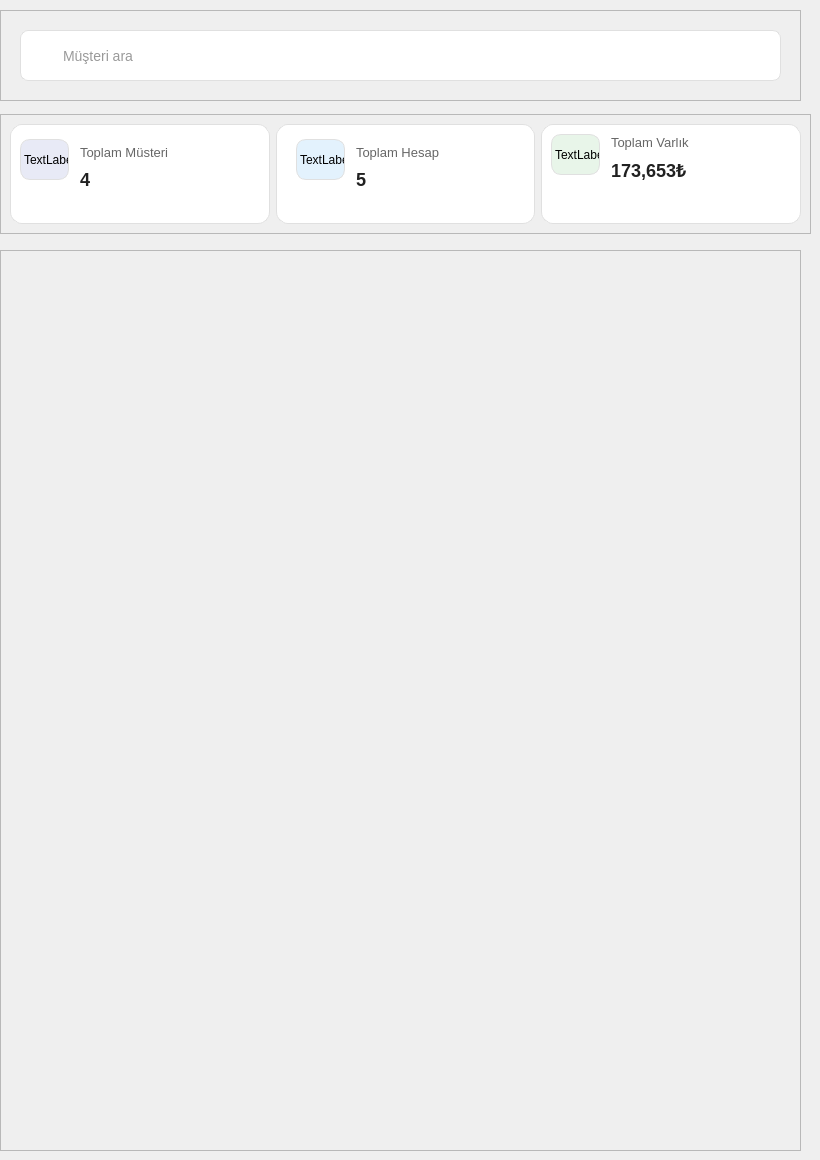
              <widget class="QWidget" name="BrokerMusteriPage">
               <widget class="QFrame" name="frame_33">
                <property name="geometry">
                 <rect>
                  <x>0</x>
                  <y>10</y>
                  <width>801</width>
                  <height>91</height>
                 </rect>
                </property>
                <property name="frameShape">
                 <enum>QFrame::Shape::StyledPanel</enum>
                </property>
                <property name="frameShadow">
                 <enum>QFrame::Shadow::Raised</enum>
                </property>
                <widget class="QLineEdit" name="lineEdit_3">
                 <property name="geometry">
                  <rect>
                   <x>20</x>
                   <y>20</y>
                   <width>761</width>
                   <height>51</height>
                  </rect>
                 </property>
                 <property name="styleSheet">
                  <string notr="true">QLineEdit {
    background-color: #FFFFFF;
    border: 1px solid #E0E0E0;      /* İnce, zarif gri çerçeve */
    border-radius: 8px;             /* Hafif yuvarlak köşeler */
    
    /* İÇ BOŞLUKLAR (Çok Önemli) */
    padding-top: 5px;
    padding-bottom: 5px;
    padding-left: 40px;  /* SOLDAKİ İKON İÇİN YER AYIRIYORUZ */
    padding-right: 15px;
    
    /* YAZI AYARLARI */
    color: #333333;                 /* Yazılan metin rengi (Koyu Gri) */
    font-size: 14px;
    
    /* İKON EKLEME (CSS İle) */
    background-image: url(:/icons/search_icon.png); /* Kendi ikon yolun */
    background-position: left center; /* Sola yasla, dikeyde ortala */
    background-origin: content; 
    background-repeat: no-repeat;     /* Tekrar etmesin */
    
    /* İkonun tam konumunu milimetrik ayarlamak istersen: */
    /* background-position: 10px center;  (Soldan 10px içeride dur) */
}

/* Üzerine gelince (Hover) - Çerçeve biraz belirginleşsin */
QLineEdit:hover {
    border: 1px solid #BDBDBD;
}

/* Yazmaya başlayınca (Focus) - Mavi çerçeve olsun */
QLineEdit:focus {
    border: 1px solid #2196F3;      /* Qt Mavisi */
}

/* Placeholder (Silik Yazı) Rengi */
QLineEdit::placeholder {
    color: #9E9E9E;                 /* Açık gri */
    font-style: normal;             /* İstersen italic yapabilirsin */
}</string>
                 </property>
                 <property name="placeholderText">
                  <string>Müşteri ara</string>
                 </property>
                </widget>
               </widget>
               <widget class="QFrame" name="frame_34">
                <property name="geometry">
                 <rect>
                  <x>0</x>
                  <y>114</y>
                  <width>811</width>
                  <height>120</height>
                 </rect>
                </property>
                <property name="styleSheet">
                 <string notr="true"/>
                </property>
                <property name="frameShape">
                 <enum>QFrame::Shape::StyledPanel</enum>
                </property>
                <property name="frameShadow">
                 <enum>QFrame::Shadow::Raised</enum>
                </property>
                <layout class="QHBoxLayout" name="horizontalLayout_11">
                 <item>
                  <widget class="QFrame" name="frame_35">
                   <property name="styleSheet">
                    <string notr="true">QFrame {
    background-color: #FFFFFF;      /* Beyaz arka plan */
    border: 1px solid #E0E0E0;      /* Çok ince gri kenarlık */
    border-radius: 12px;            /* Köşeleri modern şekilde yuvarla */
}

/* Üzerine gelince (Opsiyonel) */
QFrame:hover {
    border: 1px solid #B0BEC5;      /* Çerçeve biraz koyulaşsın */
}</string>
                   </property>
                   <property name="frameShape">
                    <enum>QFrame::Shape::StyledPanel</enum>
                   </property>
                   <property name="frameShadow">
                    <enum>QFrame::Shadow::Raised</enum>
                   </property>
                   <widget class="QLabel" name="label_56">
                    <property name="geometry">
                     <rect>
                      <x>10</x>
                      <y>15</y>
                      <width>49</width>
                      <height>41</height>
                     </rect>
                    </property>
                    <property name="styleSheet">
                     <string notr="true">QLabel {
    background-color: #E8EAF6;      /* Açık Lavanta/Mor */
    border-radius: 10px;            /* Hafif yuvarlak köşeler */
    qproperty-alignment: AlignCenter; /* İkonu tam ortala */
    /* İkon rengi (PNG) koyu mor olmalı, CSS ile sadece zemin değişir */
}</string>
                    </property>
                    <property name="text">
                     <string>TextLabel</string>
                    </property>
                   </widget>
                   <widget class="QLabel" name="label_57">
                    <property name="geometry">
                     <rect>
                      <x>70</x>
                      <y>20</y>
                      <width>131</width>
                      <height>16</height>
                     </rect>
                    </property>
                    <property name="styleSheet">
                     <string notr="true">QLabel {
    color: #666666;                 /* Koyu Gri (Okunaklı ama baskın değil) */
    font-size: 13px;                /* Standart metin boyutu */
    font-family: &quot;Segoe UI&quot;, sans-serif;
    font-weight: normal;            /* Normal kalınlık */
    background-color: transparent;  /* Arkası şeffaf */
border :none;
}</string>
                    </property>
                    <property name="text">
                     <string>Toplam Müsteri </string>
                    </property>
                   </widget>
                   <widget class="QLabel" name="label_58">
                    <property name="geometry">
                     <rect>
                      <x>70</x>
                      <y>40</y>
                      <width>49</width>
                      <height>31</height>
                     </rect>
                    </property>
                    <property name="styleSheet">
                     <string notr="true">QLabel {
    color: #212121;                 /* Tam Siyah değil, çok koyu antrasit */
    font-size: 18px;                /* Büyük ve dikkat çekici */
    font-weight: bold;              /* Kalın */
    font-family: &quot;Segoe UI&quot;, sans-serif;
    background-color: transparent;
border: none;
}</string>
                    </property>
                    <property name="text">
                     <string>4</string>
                    </property>
                   </widget>
                  </widget>
                 </item>
                 <item>
                  <widget class="QFrame" name="frame_36">
                   <property name="styleSheet">
                    <string notr="true">QFrame {
    background-color: #FFFFFF;      /* Beyaz arka plan */
    border: 1px solid #E0E0E0;      /* Çok ince gri kenarlık */
    border-radius: 12px;            /* Köşeleri modern şekilde yuvarla */
}

/* Üzerine gelince (Opsiyonel) */
QFrame:hover {
    border: 1px solid #B0BEC5;      /* Çerçeve biraz koyulaşsın */
}</string>
                   </property>
                   <property name="frameShape">
                    <enum>QFrame::Shape::StyledPanel</enum>
                   </property>
                   <property name="frameShadow">
                    <enum>QFrame::Shadow::Raised</enum>
                   </property>
                   <widget class="QLabel" name="label_61">
                    <property name="geometry">
                     <rect>
                      <x>80</x>
                      <y>40</y>
                      <width>49</width>
                      <height>31</height>
                     </rect>
                    </property>
                    <property name="styleSheet">
                     <string notr="true">QLabel {
    color: #212121;                 /* Tam Siyah değil, çok koyu antrasit */
    font-size: 18px;                /* Büyük ve dikkat çekici */
    font-weight: bold;              /* Kalın */
    font-family: &quot;Segoe UI&quot;, sans-serif;
    background-color: transparent;
border: none;
}</string>
                    </property>
                    <property name="text">
                     <string>5</string>
                    </property>
                   </widget>
                   <widget class="QLabel" name="label_59">
                    <property name="geometry">
                     <rect>
                      <x>80</x>
                      <y>20</y>
                      <width>111</width>
                      <height>16</height>
                     </rect>
                    </property>
                    <property name="styleSheet">
                     <string notr="true">QLabel {
    color: #666666;                 /* Koyu Gri (Okunaklı ama baskın değil) */
    font-size: 13px;                /* Standart metin boyutu */
    font-family: &quot;Segoe UI&quot;, sans-serif;
    font-weight: normal;            /* Normal kalınlık */
    background-color: transparent;  /* Arkası şeffaf */
border :none;
}</string>
                    </property>
                    <property name="text">
                     <string>Toplam Hesap</string>
                    </property>
                   </widget>
                   <widget class="QLabel" name="label_60">
                    <property name="geometry">
                     <rect>
                      <x>20</x>
                      <y>15</y>
                      <width>49</width>
                      <height>41</height>
                     </rect>
                    </property>
                    <property name="styleSheet">
                     <string notr="true">QLabel {
    background-color: #E3F2FD;      /* Açık Mavi */
    border-radius: 10px;
    qproperty-alignment: AlignCenter;
}</string>
                    </property>
                    <property name="text">
                     <string>TextLabel</string>
                    </property>
                   </widget>
                  </widget>
                 </item>
                 <item>
                  <widget class="QFrame" name="frame_37">
                   <property name="styleSheet">
                    <string notr="true">QFrame {
    background-color: #FFFFFF;      /* Beyaz arka plan */
    border: 1px solid #E0E0E0;      /* Çok ince gri kenarlık */
    border-radius: 12px;            /* Köşeleri modern şekilde yuvarla */
}

/* Üzerine gelince (Opsiyonel) */
QFrame:hover {
    border: 1px solid #B0BEC5;      /* Çerçeve biraz koyulaşsın */
}</string>
                   </property>
                   <property name="frameShape">
                    <enum>QFrame::Shape::StyledPanel</enum>
                   </property>
                   <property name="frameShadow">
                    <enum>QFrame::Shadow::Raised</enum>
                   </property>
                   <widget class="QLabel" name="label_64">
                    <property name="geometry">
                     <rect>
                      <x>70</x>
                      <y>30</y>
                      <width>141</width>
                      <height>31</height>
                     </rect>
                    </property>
                    <property name="styleSheet">
                     <string notr="true">QLabel {
    color: #212121;                 /* Tam Siyah değil, çok koyu antrasit */
    font-size: 18px;                /* Büyük ve dikkat çekici */
    font-weight: bold;              /* Kalın */
    font-family: &quot;Segoe UI&quot;, sans-serif;
    background-color: transparent;
border: none;
}</string>
                    </property>
                    <property name="text">
                     <string>173,653₺</string>
                    </property>
                   </widget>
                   <widget class="QLabel" name="label_62">
                    <property name="geometry">
                     <rect>
                      <x>70</x>
                      <y>10</y>
                      <width>111</width>
                      <height>16</height>
                     </rect>
                    </property>
                    <property name="styleSheet">
                     <string notr="true">QLabel {
    color: #666666;                 /* Koyu Gri (Okunaklı ama baskın değil) */
    font-size: 13px;                /* Standart metin boyutu */
    font-family: &quot;Segoe UI&quot;, sans-serif;
    font-weight: normal;            /* Normal kalınlık */
    background-color: transparent;  /* Arkası şeffaf */
border :none;
}</string>
                    </property>
                    <property name="text">
                     <string>Toplam Varlık</string>
                    </property>
                   </widget>
                   <widget class="QLabel" name="label_63">
                    <property name="geometry">
                     <rect>
                      <x>10</x>
                      <y>10</y>
                      <width>49</width>
                      <height>41</height>
                     </rect>
                    </property>
                    <property name="styleSheet">
                     <string notr="true">QLabel {
    background-color: #E8F5E9;      /* Açık Yeşil */
    border-radius: 10px;
    qproperty-alignment: AlignCenter;
}</string>
                    </property>
                    <property name="text">
                     <string>TextLabel</string>
                    </property>
                   </widget>
                  </widget>
                 </item>
                </layout>
               </widget>
               <widget class="QFrame" name="frame_38">
                <property name="geometry">
                 <rect>
                  <x>0</x>
                  <y>250</y>
                  <width>801</width>
                  <height>901</height>
                 </rect>
                </property>
                <property name="frameShape">
                 <enum>QFrame::Shape::StyledPanel</enum>
                </property>
                <property name="frameShadow">
                 <enum>QFrame::Shadow::Raised</enum>
                </property>
                <layout class="QVBoxLayout" name="verticalLayout_29">
                 <property name="spacing">
                  <number>0</number>
                 </property>
                 <property name="leftMargin">
                  <number>0</number>
                 </property>
                 <property name="topMargin">
                  <number>0</number>
                 </property>
                 <property name="rightMargin">
                  <number>0</number>
                 </property>
                 <property name="bottomMargin">
                  <number>0</number>
                 </property>
                 <item>
                  <widget class="QScrollArea" name="ScrollAreaMusteriler">
                   <property name="styleSheet">
                    <string notr="true">QScrollArea {
    border: none;             /* Dış çerçeveyi kaldır */
    background-color: transparent; /* Arka planı şeffaf yap */
}
QWidget#scrollAreaWidgetContents {
    background-color: transparent; /* İçindeki kayan alanı da şeffaf yap */
}</string>
                   </property>
                   <property name="widgetResizable">
                    <bool>true</bool>
                   </property>
                   <widget class="QWidget" name="scrollAreaWidgetContents_5">
                    <property name="geometry">
                     <rect>
                      <x>0</x>
                      <y>0</y>
                      <width>797</width>
                      <height>897</height>
                     </rect>
                    </property>
                    <layout class="QVBoxLayout" name="verticalLayout_31">
                     <property name="spacing">
                      <number>0</number>
                     </property>
                     <property name="leftMargin">
                      <number>0</number>
                     </property>
                     <property name="topMargin">
                      <number>0</number>
                     </property>
                     <property name="rightMargin">
                      <number>0</number>
                     </property>
                     <property name="bottomMargin">
                      <number>0</number>
                     </property>
                     <item>
                      <layout class="QVBoxLayout" name="verticalLayout_30"/>
                     </item>
                    </layout>
                   </widget>
                  </widget>
                 </item>
                </layout>
               </widget>
              </widget>
